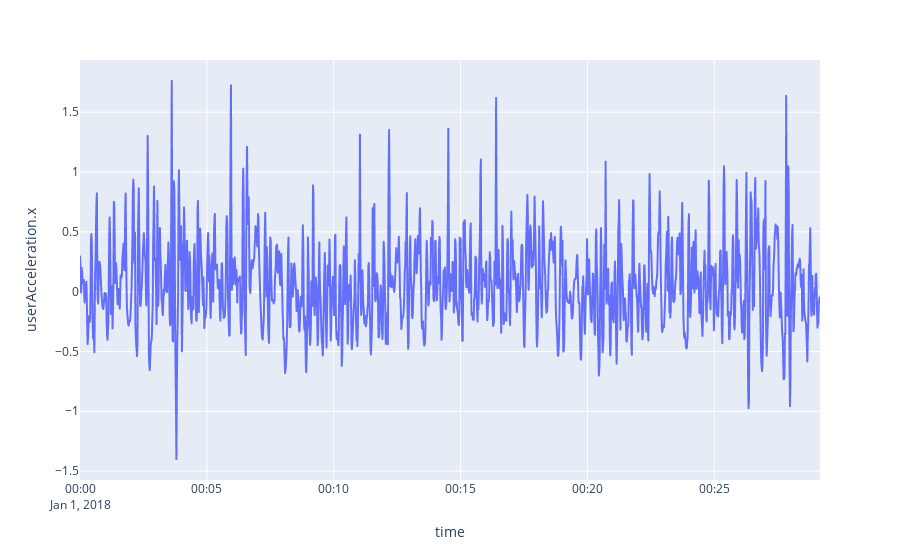

Source (notebook cell):
### Code cell
sensorpx=sensor.reset_index()
px.line(sensorpx, x= "time", y="userAcceleration.x")

### Figure 1 — Plotly figure (JSON) as saved in the notebook; plotly's stock layout.template omitted (floating-point values rounded to 4 significant figures; data arrays with more than 128 entries replaced by an {"elided": "..."} marker saying what was removed)
{"data": [{"hovertemplate": "time=%{x}<br>userAcceleration.x=%{y}<extra></extra>", "legendgroup": "", "line": {"color": "#636efa", "dash": "solid"}, "marker": {"symbol": "circle"}, "mode": "lines", "name": "", "showlegend": false, "x": {"elided": "1751 str values"}, "xaxis": "x", "y": {"elided": "1751 float values"}, "yaxis": "y", "type": "scattergl"}], "layout": {"xaxis": {"anchor": "y", "domain": [0, 1], "title": {"text": "time"}}, "yaxis": {"anchor": "x", "domain": [0, 1], "title": {"text": "userAcceleration.x"}}, "legend": {"tracegroupgap": 0}, "margin": {"t": 60}}}
